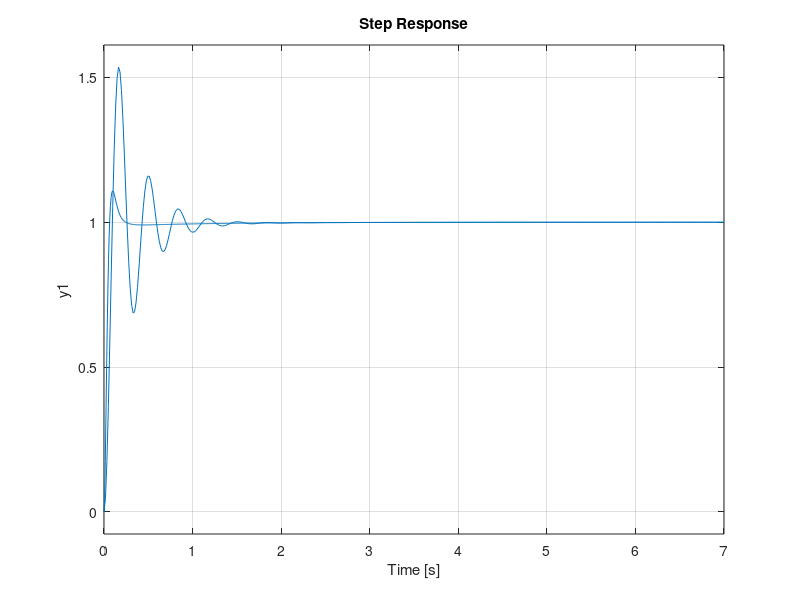

Here is the MATLAB script that generated this plot:
clear; clf; clc;
pos=10; Tp=0.1; Kv=30;      				
numg=[1 1];				
deng=poly([0 -2 -6]);            
G=tf(numg,deng);
s=tf([1 0],1);                      
sG=s*G;                         
sG=minreal(sG);                   
K=dcgain(Kv/sG);      

'G(s)'					
G=zpk(K*G)
z=(-log(pos/100))/(sqrt(pi^2+log(pos/100)^2))
Pm=atan(2*z/(sqrt(-2*z^2+sqrt(1+4*z^4))))*(180/pi); 
wn=pi/(Tp*sqrt(1-z^2));             
wBW=wn*sqrt((1-2*z^2)+sqrt(4*z^4-4*z^2+2));
w=0.01:0.5:1000;
[M,P]=bode(G,w);
[Gm,Pm,Wcg,Wcp]=margin(G);
Pmreq=atan(2*z/(sqrt(-2*z^2+sqrt(1+4*z^4))))*(180/pi);
Pmreqc=Pmreq+10; %offset
Pc=Pmreqc-Pm;

%lead compensator
beta=(1-sin(Pc*pi/180))/(1+sin(Pc*pi/180));
magpc=1/sqrt(beta);
k=1:1:length(M);
k=find(M(k)<=(1/magpc),1)            
wmax=w(k); 
zc=wmax*sqrt(beta);
pc=zc/beta;
Kc=1/beta;
Gc=tf(Kc*[1 zc],[1 pc]);
Gc=zpk(Gc)
Ge=G*Gc                         
sGe=s*Ge;
sGe=minreal(sGe);
Kv=dcgain(sGe)

T0=feedback(G,1); %sudah K*G
T=feedback(Ge,1);

step(T0)
hold on
step(T)
